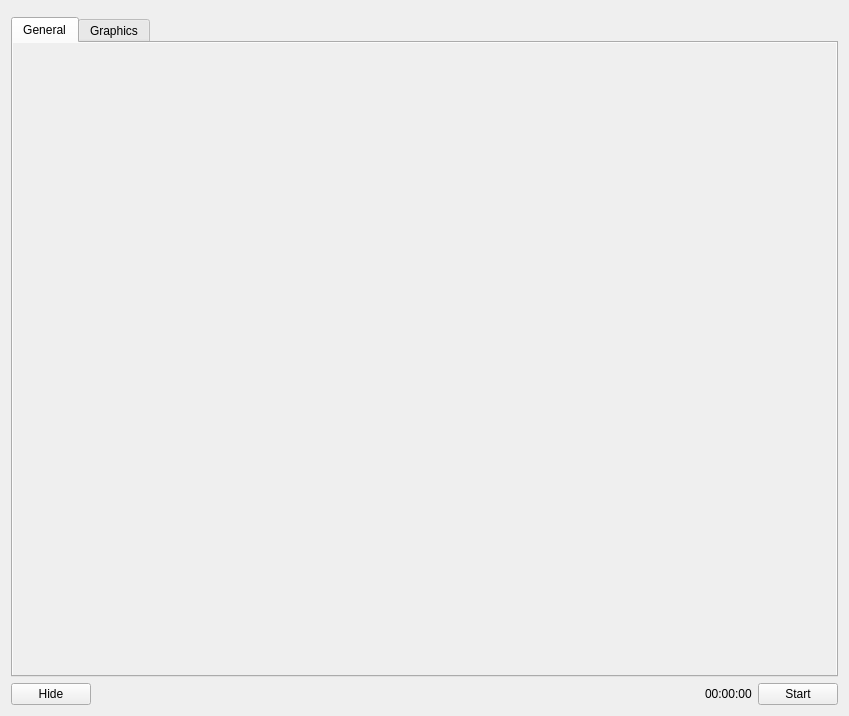
<?xml version="1.0" encoding="UTF-8"?>
<ui version="4.0">
 <class>MainWindow</class>
 <widget class="QMainWindow" name="MainWindow">
  <property name="geometry">
   <rect>
    <x>0</x>
    <y>0</y>
    <width>849</width>
    <height>716</height>
   </rect>
  </property>
  <property name="windowTitle">
   <string>Desktop Live Manager</string>
  </property>
  <widget class="QWidget" name="centralWidget">
   <layout class="QVBoxLayout" name="verticalLayout">
    <item>
     <widget class="QWidget" name="view_" native="true"/>
    </item>
    <item>
     <widget class="QTabWidget" name="tab_widget_">
      <property name="minimumSize">
       <size>
        <width>0</width>
        <height>360</height>
       </size>
      </property>
      <property name="currentIndex">
       <number>0</number>
      </property>
      <widget class="QWidget" name="general_tab_">
       <attribute name="title">
        <string>General</string>
       </attribute>
       <layout class="QVBoxLayout" name="verticalLayout_2">
        <property name="spacing">
         <number>0</number>
        </property>
        <property name="leftMargin">
         <number>0</number>
        </property>
        <property name="topMargin">
         <number>0</number>
        </property>
        <property name="rightMargin">
         <number>0</number>
        </property>
        <property name="bottomMargin">
         <number>0</number>
        </property>
        <item>
         <widget class="QScrollArea" name="scrollArea">
          <property name="frameShape">
           <enum>QFrame::NoFrame</enum>
          </property>
          <property name="widgetResizable">
           <bool>true</bool>
          </property>
          <widget class="QWidget" name="scrollAreaWidgetContents_2">
           <property name="geometry">
            <rect>
             <x>0</x>
             <y>0</y>
             <width>827</width>
             <height>602</height>
            </rect>
           </property>
           <layout class="QVBoxLayout" name="verticalLayout_3">
            <property name="spacing">
             <number>0</number>
            </property>
            <property name="leftMargin">
             <number>0</number>
            </property>
            <property name="topMargin">
             <number>0</number>
            </property>
            <property name="rightMargin">
             <number>0</number>
            </property>
            <property name="bottomMargin">
             <number>0</number>
            </property>
            <item>
             <widget class="QWidget" name="general_setting_" native="true"/>
            </item>
            <item>
             <widget class="QWidget" name="encoder_setting_" native="true"/>
            </item>
           </layout>
          </widget>
         </widget>
        </item>
       </layout>
      </widget>
      <widget class="QWidget" name="graphics_tab_">
       <attribute name="title">
        <string>Graphics</string>
       </attribute>
      </widget>
     </widget>
    </item>
    <item>
     <layout class="QHBoxLayout" name="horizontalLayout_5">
      <item>
       <widget class="QPushButton" name="show_hide_">
        <property name="text">
         <string>Hide</string>
        </property>
       </widget>
      </item>
      <item>
       <spacer name="horizontalSpacer">
        <property name="orientation">
         <enum>Qt::Horizontal</enum>
        </property>
        <property name="sizeHint" stdset="0">
         <size>
          <width>40</width>
          <height>20</height>
         </size>
        </property>
       </spacer>
      </item>
      <item>
       <widget class="QLabel" name="elapsed_">
        <property name="text">
         <string>00:00:00</string>
        </property>
       </widget>
      </item>
      <item>
       <widget class="QPushButton" name="start_stop_">
        <property name="text">
         <string>Start</string>
        </property>
       </widget>
      </item>
     </layout>
    </item>
   </layout>
  </widget>
  <widget class="QMenuBar" name="menuBar">
   <property name="geometry">
    <rect>
     <x>0</x>
     <y>0</y>
     <width>849</width>
     <height>20</height>
    </rect>
   </property>
  </widget>
 </widget>
 <layoutdefault spacing="6" margin="11"/>
 <resources/>
 <connections/>
</ui>
